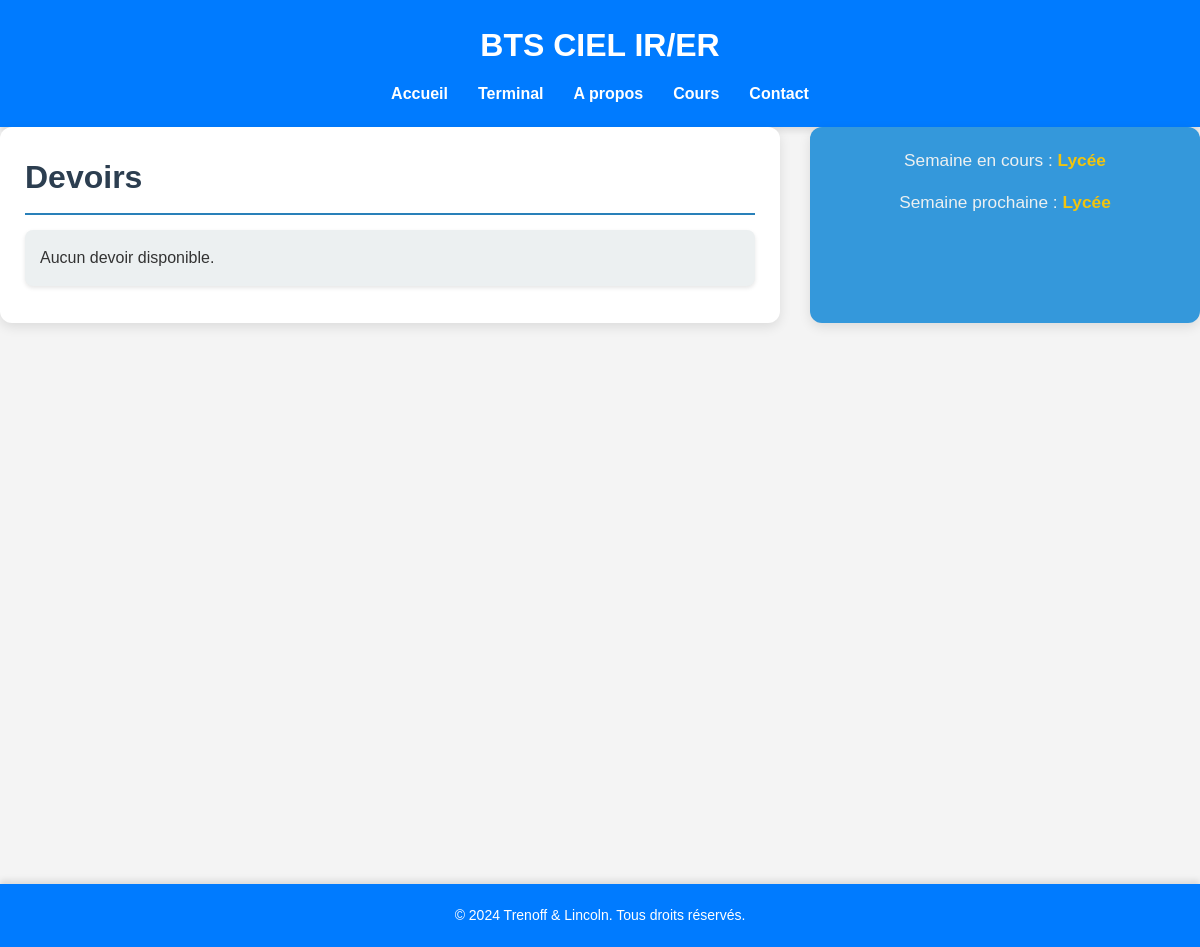
The page /index on the database as committed earlier.
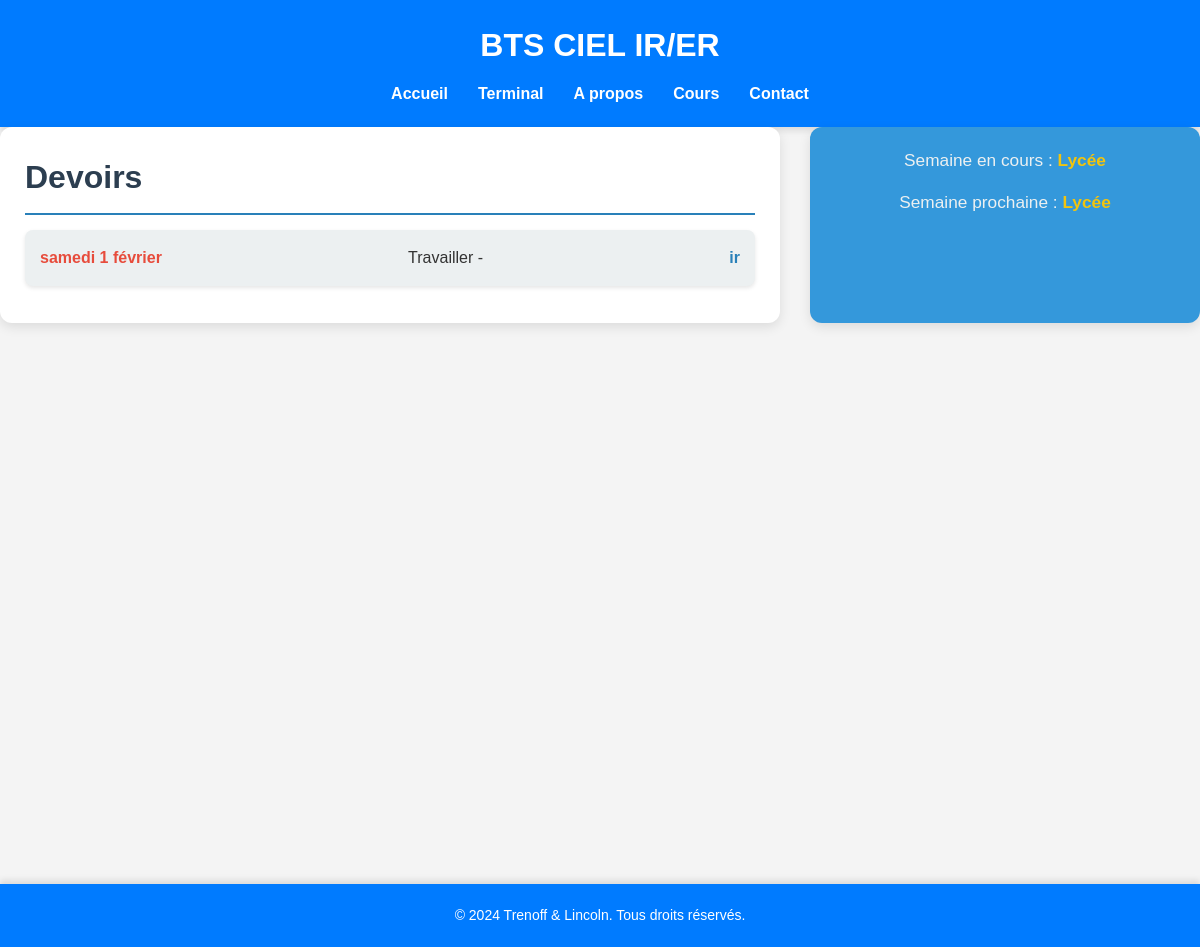
The same page on the database as committed later.
### webapp/py/model.py (models this page shows, shortened)
class Homework(db.Model):
    id = db.Column(db.Integer, primary_key=True)
    date = db.Column(db.Date, nullable=False)
    text = db.Column(db.String(255), nullable=False)
    matiere = db.Column(db.String(50), nullable=False)  # Champ de matière

### webapp/app.py (the view)
@app.route('/')
@app.route('/index')
def index():
    today = datetime.today().date()
    start_of_week = today - timedelta(days=today.weekday())
    end_of_week = start_of_week + timedelta(days=6)
    next_week_start = end_of_week + timedelta(days=1)
    next_week_end = next_week_start + timedelta(days=6)
    homeworks = Homework.query.filter(Homework.date >= today, Homework.date <= next_week_end).order_by(Homework.date.asc()).all()
    return render_template('index.html', homeworks=homeworks, week=alternance_day())

### webapp/app.py (called while the page is built)
@app.context_processor
def inject_functions():
    return dict(what_day_month=what_day_month)

### webapp/py/day.py (called while the page is built)
def what_day_month(date):
    day_of_week = DAYS[date.weekday()]  # Récupère le jour de la semaine
    month = MONTHS[date.month - 1]  # Récupère le mois
    return f'{day_of_week} {date.day} {month}'

def weeks_since_start(date):
    delta = date - START_DATE  # Différence en jours
    return delta.days // 7  # Convertir en semaines écoulées

def alternance_day():
    today = datetime.today()  # Date actuelle
    current_week_number = weeks_since_start(today)  # Semaines écoulées depuis le début de l'alternance
    current_alternance = ALTERNANCE[current_week_number % len(ALTERNANCE)]  # Alternance de cette semaine
    next_alternance = ALTERNANCE[(current_week_number + 1) % len(ALTERNANCE)]  # Alternance de la semaine suivante
    return current_alternance, next_alternance

### webapp/templates/index.html
{% extends "base.html" %}
{% block content %}
<link rel="stylesheet" href="{{ url_for('static', filename='index_style.css') }}">
<div class="homework">
    <h2>Devoirs</h2>
    <ul>
        {% if homeworks %}
            {% for homework in homeworks %}
                <li><strong>{{ what_day_month(homework.date) }} </strong>{{ homework.text }} - <em>{{ homework.matiere }}</em></li>
            {% endfor %}
        {% else %}
            <li>Aucun devoir disponible.</li>
        {% endif %}
    </ul>
</div>
<div class="week-status">
    <p>Semaine en cours :
        <span>{% if week[0] == 0 %} Alternance {% else %} Lycée {% endif %}</span>
    </p>
    <p>Semaine prochaine :
        <span>{% if week[1] == 0 %} Alternance {% else %} Lycée {% endif %}</span>
    </p>
</div>
<br><br><br><br><br><br><br><br><br><br><br><br><br><br><br><br><br><br><br><br>
{% endblock %}

### webapp/templates/base.html (shortened to what this page needs)
<!DOCTYPE html>
<html lang="fr">
<head>
    <link rel="stylesheet" href="{{ url_for('static', filename='base_style.css') }}">
</head>
<body>
    <header>
        <h1>BTS CIEL IR/ER</h1>
        <nav>
            <ul>
                <li><a href="{{ url_for('index') }}">Accueil</a></li>
                <li><a href="{{ url_for('terminal') }}">Terminal</a></li>
                <li><a href="{{ url_for('about') }}">A propos</a></li>
                <li><a href="{{ url_for('learning.learning_redirect') }}">Cours</a></li>
                <li><a href="{{ url_for('about') }}">Contact</a></li>
            </ul>
        </nav>
    </header>
    <main>
        {% block content %}
        {% endblock %}
    </main>
    <footer>
        <p>&copy; 2024 Trenoff & Lincoln. Tous droits réservés.</p>
    </footer>
</body>
</html>

### webapp/static/base_style.css (style rules this page uses)
* { margin: 0; padding: 0; box-sizing: border-box; font-family: 'Arial', sans-serif; }
body { line-height: 1.6; background: #f4f4f4; color: #333; }
header { background: #007bff; color: white; padding: 20px 0; text-align: center; box-shadow: 0 4px 6px rgba(0, 0, 0, 0.1); }
header h1 { margin-bottom: 10px; }
header nav { width: 100%; }
header nav ul { list-style-type: none; display: flex; justify-content: center; }
header nav ul li { margin: 0 15px; }
header nav ul li a { color: white; text-decoration: none; font-weight: bold; }
footer { text-align: center; padding: 20px 0; background-color: #007bff; color: white; margin-top: 20px; box-shadow: 0 -4px 6px rgba(0, 0, 0, 0.1); }
footer p { margin: 0; font-size: 14px; }

### webapp/static/index_style.css (style rules this page uses)
main * { margin: 0; padding: 0; box-sizing: border-box; font-family: 'Poppins', sans-serif; }
main { display: grid; grid-template-columns: 2fr 1fr; gap: 30px; max-width: 1200px; margin: 0 auto; }
main .homework { background-color: #ffffff; border-radius: 12px; padding: 25px; box-shadow: 0 4px 12px rgba(0, 0, 0, 0.1); animation: fadeInUp 0.8s ease-in-out; }
main .homework h2 { color: #2c3e50; font-size: 2em; margin-bottom: 15px; border-bottom: 2px solid #2980b9; padding-bottom: 10px; }
main .homework li { padding: 15px; background-color: #ecf0f1; border-radius: 8px; margin-bottom: 12px; box-shadow: 0 2px 4px rgba(0, 0, 0, 0.1); display: flex; justify-content: space-between; align-items: center; transition: background-color 0.3s ease; }
main .homework li strong { color: #e74c3c; font-weight: bold; }
main .homework li em { font-style: normal; color: #2980b9; font-weight: bold; }
main .week-status { background-color: #3498db; color: white; border-radius: 12px; padding: 20px; box-shadow: 0 4px 12px rgba(0, 0, 0, 0.1); text-align: center; position: relative; font-size: 0.9em; }
main .week-status p { margin-bottom: 15px; font-size: 1.2em; color: #ecf0f1; }
main .week-status span { font-weight: bold; color: #f1c40f; }

Rows that differ between the two databases and show on the page:
added Homework: date "samedi 1 février", text "Travailler", matiere "ir"
Other text that changed with them:
text no longer shown: "Aucun devoir disponible."
